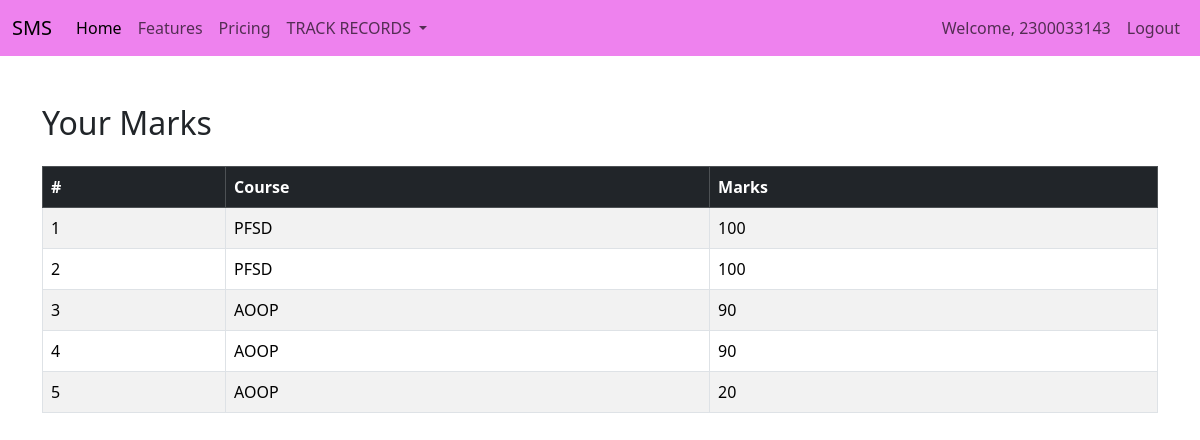
Page /studentapp/view_marks/ (signed in) on the committed database.
### facultyapp/models.py (models this page shows, shortened)
class Marks(models.Model):
    COURSE_CHOICES = [
        ('AOOP', 'Advanced Object-Oriented Programming'),
        ('PFSD', 'Python Full Stack Development'),
    ]
    student = models.ForeignKey(StudentList, on_delete=models.CASCADE)
    course = models.CharField(max_length=50, choices=COURSE_CHOICES)
    marks = models.IntegerField()

### studentapp/views.py (the view)
# urls.py: path('view_marks/',views.view_marks,name="view_marks")
def view_marks(request):
    user = request.user
    try:
        student_user = User.objects.get(username=user.username)
        student = StudentList.objects.get(Register_Number=student_user)
        marks = Marks.objects.filter(student=student)
        return render(request, 'studentapp/view_marks.html', {'marks': marks})
    except (StudentList.DoesNotExist, User.DoesNotExist):
        return render(request, 'studentapp/no_studentlist.html',{
            'error': 'No student record found for this user.'
        })

### templates/studentapp/view_marks.html (shortened to what this page needs)
{% extends 'Navbar/StudentNavbar.html' %}
{% load static %}
{% block body %}
<div class="container mt-5">
    {% if marks %}
        <h2 class="mb-4">Your Marks</h2>
        <div class="table-responsive">
            <table class="table table-bordered table-striped">
                <thead class="table-dark">
                    <tr>
                        <th>#</th>
                        <th>Course</th>
                        <th>Marks</th>
                    </tr>
                </thead>
                <tbody>
                    {% for mark in marks %}
                    <tr>
                        <td>{{ forloop.counter }}</td>
                        <td>{{ mark.course }}</td>
                        <td>{{ mark.marks }}</td>
                    </tr>
                    {% endfor %}
                </tbody>
            </table>
        </div>
    {% else %}
        <h2 class="text-danger">No marks available</h2>
    {% endif %}
</div>
{% endblock %}

### templates/Navbar/StudentNavbar.html (shortened to what this page needs)
<!DOCTYPE html>
<html lang="en">
<head>
    <link href="https://cdn.jsdelivr.net/npm/bootstrap@5.3.3/dist/css/bootstrap.min.css" rel="stylesheet">
</head>
<body>
<nav class="navbar navbar-expand-lg navbar-red">
  <div class="container-fluid">
    <a class="navbar-brand" href="{% url 'projecthomepage' %}">SMS</a>
    <div class="collapse navbar-collapse" id="navbarNavDropdown">
      <ul class="navbar-nav">
        <li class="nav-item">
          <a class="nav-link active" aria-current="page" href="#">Home</a>
        </li>
        <li class="nav-item">
          <a class="nav-link" href="#">Features</a>
        </li>
        <li class="nav-item">
          <a class="nav-link" href="#">Pricing</a>
        </li>
        <li class="nav-item dropdown">
          <a class="nav-link dropdown-toggle" href="#" role="button" data-bs-toggle="dropdown" aria-expanded="false">
            TRACK RECORDS
          </a>
        </li>
      </ul>
      <ul  class="navbar-nav ms-auto">
    <li>
        {% if user.is_authenticated %}
        <li class="nav-item">
        <span class="nav-link">Welcome, {{ user.username }}</span>
    </li>
          <li class="nav-item">
          <a class="nav-link" href="{% url 'logout' %}">Logout</a>
          </li>
        {% endif %}
 </li>
      </ul>
    </div>
  </div>
</nav>
{% block body %}
{% endblock %}
</body>
</html>

### templates/Navbar/StudentNavbar.html (style rules this page uses)
.navbar-red { background-color:Violet !important; }

### rows in the picture
Marks: course "PFSD", marks "100"
Marks: course "PFSD", marks "100"
Marks: course "AOOP", marks "90"
Marks: course "AOOP", marks "90"
Marks: course "AOOP", marks "20"

### other values in the picture
{{ user.username }} "2300033143"
